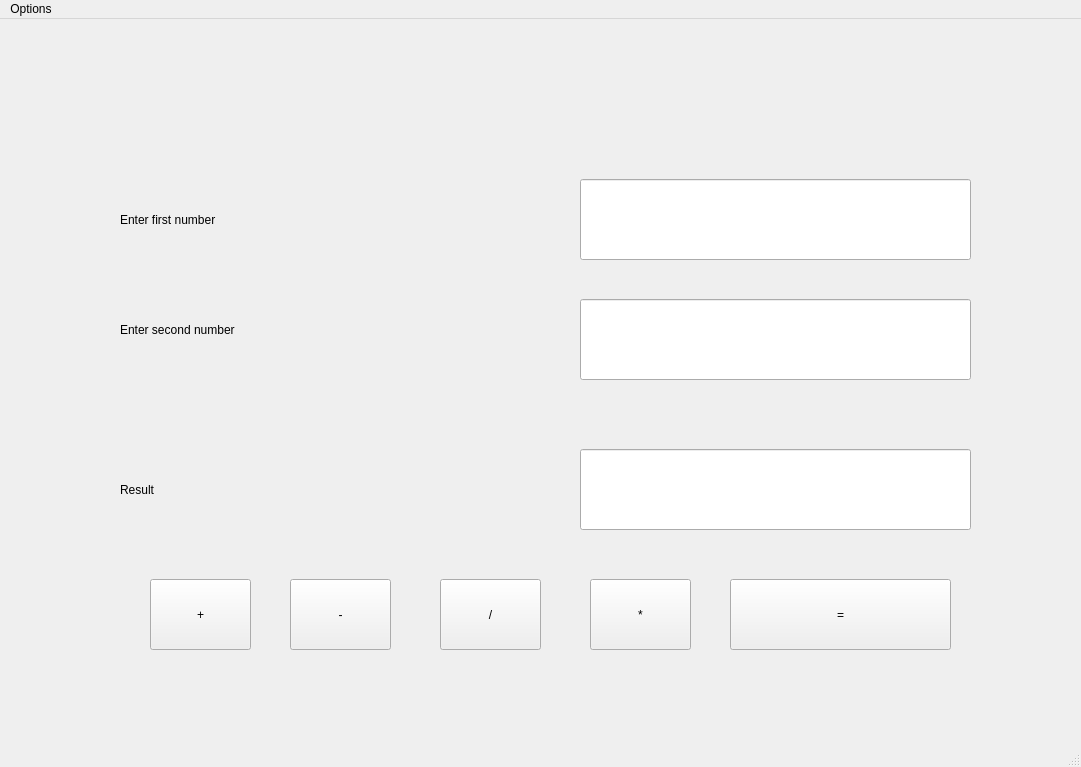
<?xml version="1.0" encoding="UTF-8"?>
<ui version="4.0">
 <class>MainWindow</class>
 <widget class="QMainWindow" name="MainWindow">
  <property name="geometry">
   <rect>
    <x>0</x>
    <y>0</y>
    <width>1081</width>
    <height>767</height>
   </rect>
  </property>
  <property name="windowTitle">
   <string>MainWindow</string>
  </property>
  <widget class="QWidget" name="centralwidget">
   <widget class="QLabel" name="label">
    <property name="geometry">
     <rect>
      <x>120</x>
      <y>170</y>
      <width>331</width>
      <height>61</height>
     </rect>
    </property>
    <property name="styleSheet">
     <string notr="true">font: 18pt &quot;MS Shell Dlg 2&quot;;</string>
    </property>
    <property name="text">
     <string>Enter first number</string>
    </property>
   </widget>
   <widget class="QLabel" name="label_2">
    <property name="geometry">
     <rect>
      <x>120</x>
      <y>280</y>
      <width>351</width>
      <height>61</height>
     </rect>
    </property>
    <property name="styleSheet">
     <string notr="true">font: 18pt &quot;MS Shell Dlg 2&quot;;</string>
    </property>
    <property name="text">
     <string>Enter second number</string>
    </property>
   </widget>
   <widget class="QLineEdit" name="lineEdit">
    <property name="geometry">
     <rect>
      <x>580</x>
      <y>160</y>
      <width>391</width>
      <height>81</height>
     </rect>
    </property>
    <property name="styleSheet">
     <string notr="true">font: 20pt &quot;MS Shell Dlg 2&quot;;</string>
    </property>
   </widget>
   <widget class="QLineEdit" name="lineEdit_2">
    <property name="geometry">
     <rect>
      <x>580</x>
      <y>280</y>
      <width>391</width>
      <height>81</height>
     </rect>
    </property>
    <property name="styleSheet">
     <string notr="true">font: 20pt &quot;MS Shell Dlg 2&quot;;</string>
    </property>
   </widget>
   <widget class="QLineEdit" name="lineEdit_3">
    <property name="geometry">
     <rect>
      <x>580</x>
      <y>430</y>
      <width>391</width>
      <height>81</height>
     </rect>
    </property>
    <property name="styleSheet">
     <string notr="true">font: 20pt &quot;MS Shell Dlg 2&quot;;</string>
    </property>
   </widget>
   <widget class="QLabel" name="label_3">
    <property name="geometry">
     <rect>
      <x>120</x>
      <y>440</y>
      <width>351</width>
      <height>61</height>
     </rect>
    </property>
    <property name="styleSheet">
     <string notr="true">font: 18pt &quot;MS Shell Dlg 2&quot;;</string>
    </property>
    <property name="text">
     <string>Result</string>
    </property>
   </widget>
   <widget class="QPushButton" name="pushButton">
    <property name="geometry">
     <rect>
      <x>150</x>
      <y>560</y>
      <width>101</width>
      <height>71</height>
     </rect>
    </property>
    <property name="styleSheet">
     <string notr="true">font: 22pt &quot;MS Shell Dlg 2&quot;;</string>
    </property>
    <property name="text">
     <string>+</string>
    </property>
   </widget>
   <widget class="QPushButton" name="pushButton_2">
    <property name="geometry">
     <rect>
      <x>290</x>
      <y>560</y>
      <width>101</width>
      <height>71</height>
     </rect>
    </property>
    <property name="styleSheet">
     <string notr="true">font: 22pt &quot;MS Shell Dlg 2&quot;;</string>
    </property>
    <property name="text">
     <string>-</string>
    </property>
   </widget>
   <widget class="QPushButton" name="pushButton_3">
    <property name="geometry">
     <rect>
      <x>440</x>
      <y>560</y>
      <width>101</width>
      <height>71</height>
     </rect>
    </property>
    <property name="styleSheet">
     <string notr="true">font: 22pt &quot;MS Shell Dlg 2&quot;;</string>
    </property>
    <property name="text">
     <string>/</string>
    </property>
   </widget>
   <widget class="QPushButton" name="pushButton_4">
    <property name="geometry">
     <rect>
      <x>590</x>
      <y>560</y>
      <width>101</width>
      <height>71</height>
     </rect>
    </property>
    <property name="styleSheet">
     <string notr="true">font: 22pt &quot;MS Shell Dlg 2&quot;;</string>
    </property>
    <property name="text">
     <string>*</string>
    </property>
   </widget>
   <widget class="QPushButton" name="pushButton_5">
    <property name="geometry">
     <rect>
      <x>730</x>
      <y>560</y>
      <width>221</width>
      <height>71</height>
     </rect>
    </property>
    <property name="styleSheet">
     <string notr="true">font: 22pt &quot;MS Shell Dlg 2&quot;;</string>
    </property>
    <property name="text">
     <string>=</string>
    </property>
   </widget>
  </widget>
  <widget class="QMenuBar" name="menubar">
   <property name="geometry">
    <rect>
     <x>0</x>
     <y>0</y>
     <width>1081</width>
     <height>31</height>
    </rect>
   </property>
   <widget class="QMenu" name="menuOptions">
    <property name="title">
     <string>Options</string>
    </property>
    <addaction name="actionNormal"/>
    <addaction name="actionScientific"/>
   </widget>
   <addaction name="menuOptions"/>
  </widget>
  <widget class="QStatusBar" name="statusbar"/>
  <action name="actionNormal">
   <property name="text">
    <string>Normal</string>
   </property>
  </action>
  <action name="actionScientific">
   <property name="text">
    <string>Scientific</string>
   </property>
  </action>
 </widget>
 <resources/>
 <connections/>
</ui>
